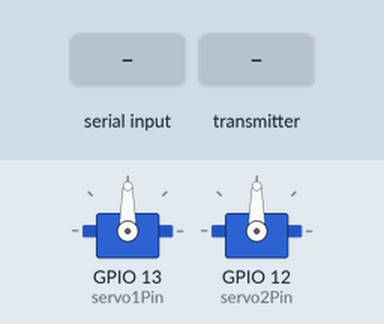
This sketch was run on a simulated ESP32. Shown: 2 × servo. The test bench sets the inputs (shaded band). WiFi joins after 1.5 s; servers stay silent unless stated; what the sketch prints to the serial monitor is not drawn.

Above: at 3.7 s.
3.8 s: "e" received over Serial
At 4.27 s:
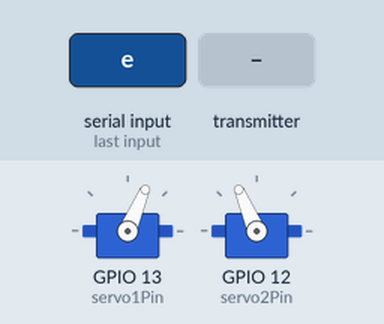
At 6.1 s:
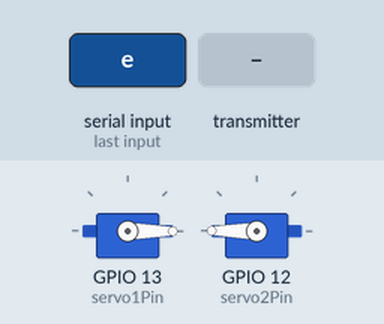
6.8 s: the transmitter starts sending command = e
8.3 s: "f" received over Serial
At 8.77 s:
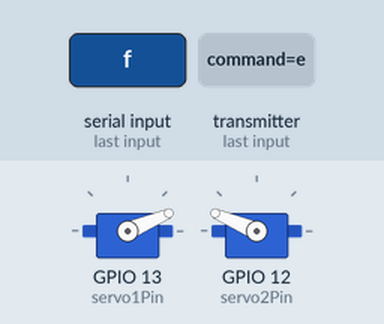
11.3 s: "F" received over Serial
14.3 s: the transmitter starts sending command = OPEN_DOORS
17.3 s: the transmitter starts sending command = f
At 20.1 s:
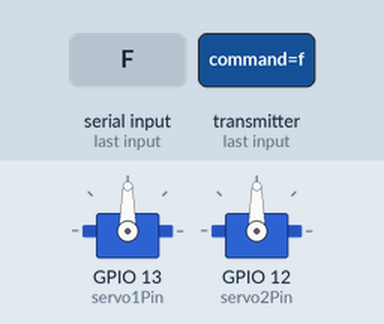
Timing chart, 0 to 21.3 s (numbered marks = the images above; inputs shaded):
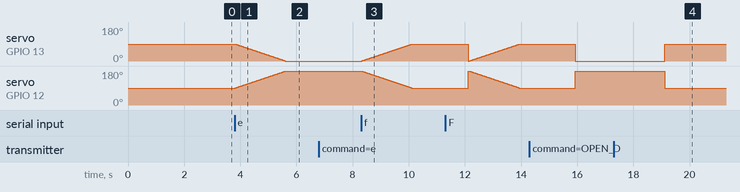

The sketch:

servo_esp32.ino
```cpp
#include <WiFi.h>
#include <esp_wifi.h>
#include <esp_mac.h>
#include <esp_now.h>
#include <ESP32Servo.h>

Servo servo1;
Servo servo2;

const int servo1Pin = 13;
const int servo2Pin = 12;

int currentPos = 0;

// Command message struct needs to match the sender
typedef struct {
  char command[32];
} CommandMessage;

CommandMessage incomingReadings;

// Callback function that will be executed when data is received
#if defined(ESP_ARDUINO_VERSION_MAJOR) && ESP_ARDUINO_VERSION_MAJOR >= 3
void OnDataRecv(const esp_now_recv_info_t *esp_now_info, const uint8_t *incomingData, int len) {
#else
void OnDataRecv(const uint8_t * mac, const uint8_t *incomingData, int len) {
#endif
  memcpy(&incomingReadings, incomingData, sizeof(incomingReadings));
  String cmd = String(incomingReadings.command);

  Serial.println("\n[ESP-NOW] Received: " + cmd);

  if (cmd == "e" || cmd == "OPEN_DOORS") {
    // INVERTED: "Open" means moving to 0
    if (currentPos == 90) {
      Serial.println("🚪 Opening garage doors (Inverted)...");
      for (int pos = currentPos; pos >= 0; pos--) {
        servo1.write(pos);
        servo2.write(180 - pos);
        delay(20);
      }
      currentPos = 0;
      Serial.println("✅ Garage doors opened");
    } else {
      Serial.println("⚠️ Doors already open.");
    }
  }
  else if (cmd == "f" || cmd == "CLOSE_DOORS") {
    // INVERTED: "Close" means moving to 90
    if (currentPos == 0) {
      Serial.println("🚪 Closing garage doors (Inverted)...");
      for (int pos = currentPos; pos <= 90; pos++) {
        servo1.write(pos);
        servo2.write(180 - pos);
        delay(20);
      }
      currentPos = 90;
      Serial.println("✅ Garage doors closed");
    } else {
      Serial.println("⚠️ Doors already closed.");
    }
  }
}

void setup() {
  Serial.begin(115200);
  delay(1000); // Give serial monitor time to connect

  // 1. Connect to WiFi to sync channel with Gatekeeper for ESP-NOW
  const char* WIFI_SSID = "aliswork";
  const char* WIFI_PASS = "12345678";

  WiFi.mode(WIFI_STA);
  WiFi.begin(WIFI_SSID, WIFI_PASS);
  Serial.print("Connecting to WiFi to sync channel ");
  // Wait up to 10 seconds
  int tries = 0;
  while (WiFi.status() != WL_CONNECTED && tries < 20) {
    delay(500);
    Serial.print(".");
    tries++;
  }
  Serial.println("\n✅ WiFi Ready! Channel synced.");

  // 2. Read and Print Hardware MAC Address
  Serial.println("\n=============================");
  Serial.println("   SERVO ESP-NOW RECEIVER");
  Serial.println("=============================");

  uint8_t mac[6];
  if (esp_read_mac(mac, ESP_MAC_WIFI_STA) == ESP_OK) {
    Serial.printf("ESP32 MAC Address: %02X:%02X:%02X:%02X:%02X:%02X\n", mac[0], mac[1], mac[2], mac[3], mac[4], mac[5]);
  } else {
    Serial.println("Failed to read MAC address");
  }

  // 3. Initialize Servos
  Serial.println("\n🤖 Initializing Servos...");
  ESP32PWM::allocateTimer(0);
  ESP32PWM::allocateTimer(1);
  ESP32PWM::allocateTimer(2);
  ESP32PWM::allocateTimer(3);
  servo1.setPeriodHertz(50);
  servo2.setPeriodHertz(50);

  servo1.attach(servo1Pin);
  servo2.attach(servo2Pin);

  // Set to Closed/rest position initially
  servo1.write(90);
  servo2.write(90);
  currentPos = 90;
  Serial.println("✅ Servos set to closed position (90 degrees).");

  // 4. Initialize ESP-NOW
  if (esp_now_init() != ESP_OK) {
    Serial.println("❌ Error initializing ESP-NOW");
    return;
  }

  // Register receive callback
  esp_now_register_recv_cb(OnDataRecv);

  Serial.println("✅ ESP-NOW Initialized.");
  Serial.println("📻 Listening for OPEN_DOORS / CLOSE_DOORS commands...");
  Serial.println("\n[Manual Testing]");
  Serial.println("Press 'f' to open both servos");
  Serial.println("Press 'e' to close both servos");
}

void loop() {
  // Manual fallback testing via USB serial
  if (Serial.available() > 0) {
    char key = Serial.read();

    if (key == 'f' || key == 'F') {
      if (currentPos == 0) {
        Serial.println("🚪 [Manual] Opening doors...");
        for (int pos = currentPos; pos <= 90; pos++) {
          servo1.write(pos);
          servo2.write(180 - pos);
          delay(20);
        }
        currentPos = 90;
        Serial.println("✅ Doors opened.");
      }
    }
    else if (key == 'e' || key == 'E') {
      if (currentPos == 90) {
        Serial.println("🚪 [Manual] Closing doors...");
        for (int pos = currentPos; pos >= 0; pos--) {
          servo1.write(pos);
          servo2.write(180 - pos);
          delay(20);
        }
        currentPos = 0;
        Serial.println("✅ Doors closed.");
      }
    }
  }
  delay(10); // Small delay to prevent watchdog reset
}
```

Measured:
- after the input at 3.8 s, servo on GPIO 13 (servo1Pin): moves from 90° to 0° over 1.8 s, starting at once; servo on GPIO 12 (servo2Pin): moves from 90° to 180° over 1.8 s, starting at once
- after the input at 6.8 s, every drawn part: stays the same
- after the input at 8.3 s, servo on GPIO 13 (servo1Pin): moves from 0° to 90° over 1.8 s, starting at once; servo on GPIO 12 (servo2Pin): moves from 180° to 90° over 1.8 s, starting at once
- after the input at 17.3 s, servo on GPIO 13 (servo1Pin): 0° → 90° after 1.8 s; servo on GPIO 12 (servo2Pin): 180° → 90° after 1.8 s
